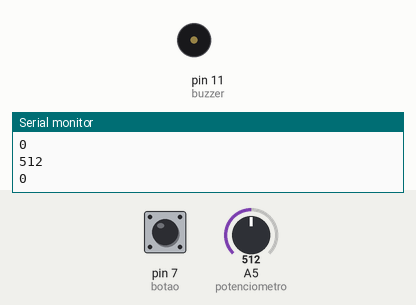
A sketch run on a simulated Arduino Uno, built with avr-gcc and run on an emulated ATmega328P. Shown: buzzer (waves = sounding), the last lines printed to the serial monitor. The test bench sets the inputs (shaded band); at power-on: pin 7 (botao) LOW, A5 (potenciometro) = 512.

Above: at 1.2 s.
1.3 s: pin 7 (botao) pulled HIGH for 0.15 s
At 2.5 s:
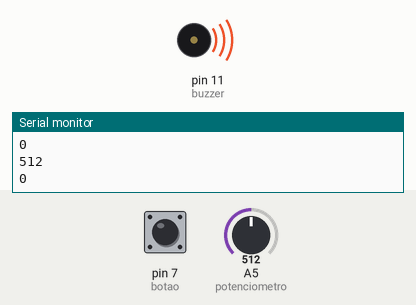
2.9 s: A5 (potenciometro) set to 716
At 3.5 s:
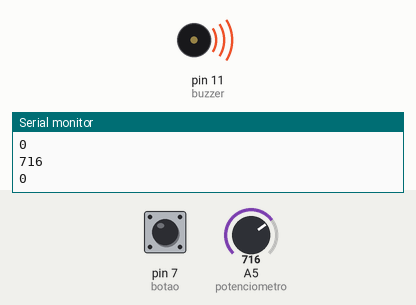
4.4 s: A5 (potenciometro) set to 900
At 5.4 s:
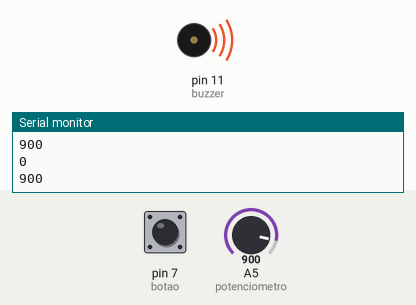
5.9 s: A5 (potenciometro) set to 0
At 6.7 s:
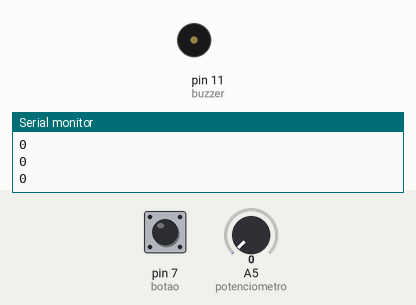
Timing chart, 0 to 8.4 s (numbered marks = the images above; inputs shaded):
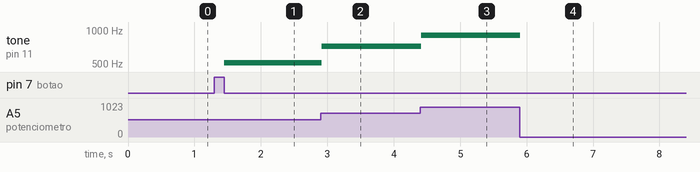

The sketch:

intermediario_botao_e_buzzer.ino
```cpp
const int buzzer = 11;
const int botao = 7;
const int potenciometro = A5;
//portas analógicas não precisam ser declaradas pois apenas podem ser input

int leitura_botao = 0;
int leitura_potenciometro = 0;
boolean estado = false;

void setup() {
  // put your setup code here, to run once:
pinMode(buzzer, OUTPUT);
pinMode(botao, INPUT);
Serial.begin(9600);
}

void loop() {
  // put your main code here, to run repeatedly:

  leitura_botao = digitalRead(botao);
  leitura_potenciometro = analogRead(potenciometro);

  Serial.println(leitura_botao);
  Serial.println(leitura_potenciometro);

  if(leitura_botao == 1){

    do{
        leitura_botao = digitalRead(botao);

    }while(leitura_botao == 1);

    estado = !estado;
  }

  if(estado==true){

   tone(buzzer, leitura_potenciometro);

  }else{

   noTone(buzzer);

  }


}
```

Measured:
- after the input at 1.3 s, tone on pin 11 (buzzer): silent → 512 Hz after 0.15 s
- after the input at 2.9 s, tone on pin 11 (buzzer): 512 Hz → 716 Hz at once
- after the input at 4.4 s, tone on pin 11 (buzzer): 716 Hz → 900 Hz at once
- after the input at 5.9 s, tone on pin 11 (buzzer): 900 Hz → silent at once
